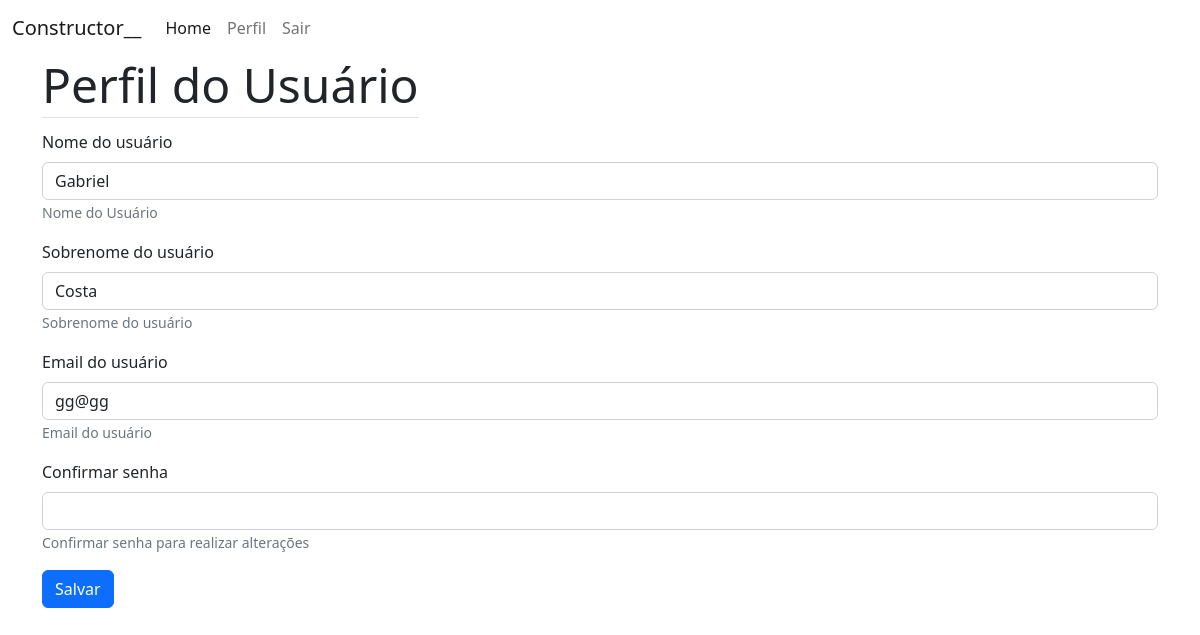
Before: /views/user/profile.php with the older database file.
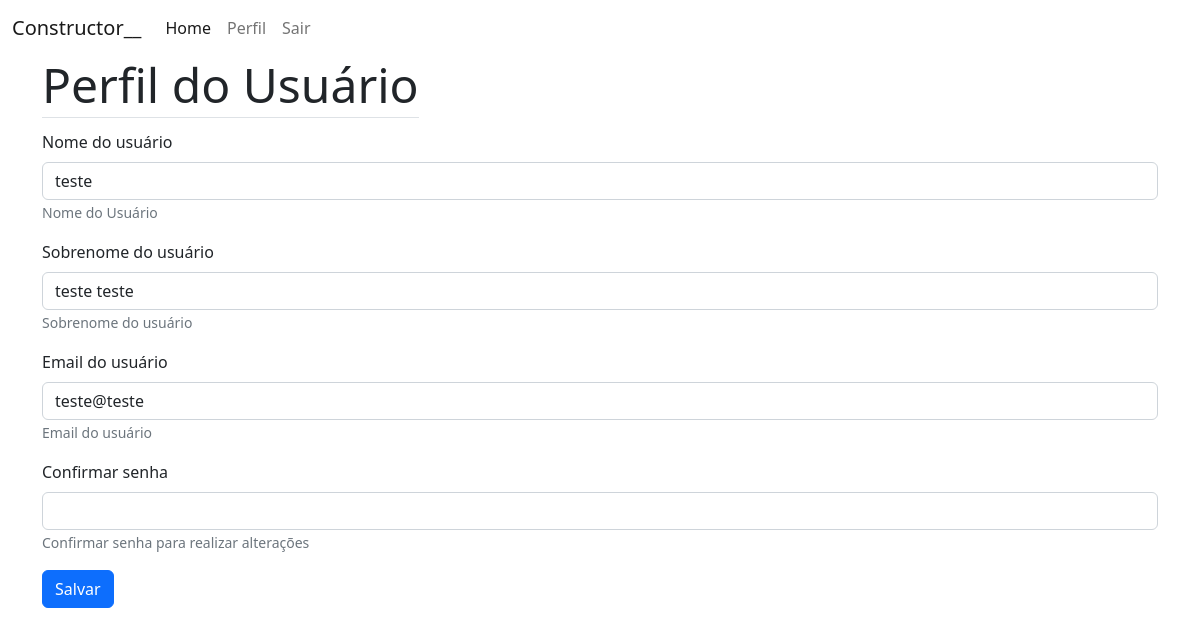
After: the same page with the newer database file.
### tables this page shows
CREATE TABLE user (id INTEGER PRIMARY KEY NOT NULL,email STRING UNIQUE, firstname STRING, lastname STRING, password STRING);

### library/auth.php (called while the page is built, shortened)
<?php
function authName()
{
    include __DIR__ . '/../database/connection.php';
    $useremail = $_SESSION['user'];
    $result = $db->query("SELECT firstname,lastname FROM user WHERE email LIKE '%" . $useremail . "%'");
    $search=$result->fetchArray();
    return $search;
}
function authEmail()
{
    include __DIR__ . '/../database/connection.php';
    $useremail = $_SESSION['user'];
    $result = $db->query("SELECT email FROM user WHERE email LIKE '%" . $useremail . "%'");
    $search=$result->fetchArray();
    return $search['email'];
}

### views/user/profile.php (the view, shortened to what this page needs)
<!doctype html>
<html lang="en">
<head>
  <link href="https://cdn.jsdelivr.net/npm/bootstrap@5.2.1/dist/css/bootstrap.min.css" rel="stylesheet"
>
</head>
<body>
  <?php
    include_once __DIR__.'/../pieces/content/navbar.php';
  ?>
  <div class="container">
    <div class="row">
      <div class="col">
        <span class="display-5 border-bottom">Perfil do Usuário</span>
      </div>
    </div>
    <div class="row mt-3">
      <div class="col">
        <form action="/user/update" method="POST">
          <div class="mb-3">
            <label for="" class="form-label">Nome do usuário</label>
            <input type="text"
              class="form-control" required name="firstname" id=""  value="<?php
              include_once __DIR__.'/../../library/auth.php';
                $username = authName();
                echo $username['firstname'];
              ?>" aria-describedby="helpId" placeholder="">
            <small id="helpId" class="form-text text-muted">Nome do Usuário</small>
          </div>
          <div class="mb-3">
            <label for="" class="form-label">Sobrenome do usuário</label>
            <input type="text"
              class="form-control" required name="lastname" value="<?php
              include_once __DIR__.'/../../library/auth.php';
                $username = authName();
                echo $username['lastname'];
              ?>" id="" aria-describedby="helpId" placeholder="" >
            <small id="helpId" class="form-text text-muted">Sobrenome do usuário</small>
          </div>
          <div class="mb-3">
            <label for="" class="form-label">Email do usuário</label>
            <input type="text"
              class="form-control" required name="email"  value="<?php
              include_once __DIR__.'/../../library/auth.php';
                $useremail = authEmail();
                echo $useremail;
              ?>" id="" aria-describedby="helpId" placeholder="" >
            <small id="helpId" class="form-text text-muted">Email do usuário</small>
          </div>
          <div class="mb-3">
            <label for="" class="form-label">Confirmar senha</label>
            <input type="password"
              class="form-control"  name="confirmedPassword"  id="" aria-describedby="helpId" placeholder="">
            <small id="helpId" class="form-text text-muted">Confirmar senha para realizar alterações</small>
          </div>
            <button class="btn btn-primary">Salvar</button>
        </form>
      </div>
    </div>
  </div>
</body>
</html>

Changed rows visible on the page:
changed user: email "gg@gg" → "teste@teste"
Other visible differences:
form field firstname: "Gabriel" → "teste"
form field lastname: "Costa" → "teste teste"
